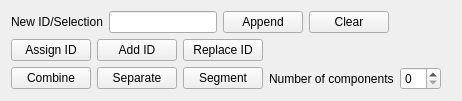
     <widget class="QWidget" name="ModifyTab">
      <attribute name="title">
       <string>Modify</string>
      </attribute>
      <layout class="QVBoxLayout" name="ModifyLayout">
       <item>
        <layout class="QHBoxLayout" name="ModifySelectionLayout">
         <item>
          <widget class="QLabel" name="ModifySelectionLabel">
           <property name="text">
            <string>New ID/Selection</string>
           </property>
           <property name="buddy">
            <cstring>ModifySelectionTextEdit</cstring>
           </property>
          </widget>
         </item>
         <item>
          <widget class="QLineEdit" name="ModifySelectionTextEdit">
           <property name="minimumSize">
            <size>
             <width>50</width>
             <height>0</height>
            </size>
           </property>
           <property name="clearButtonEnabled">
            <bool>true</bool>
           </property>
          </widget>
         </item>
         <item>
          <widget class="QPushButton" name="ModifyAppendButton">
           <property name="text">
            <string>Append</string>
           </property>
           <property name="autoDefault">
            <bool>false</bool>
           </property>
          </widget>
         </item>
         <item>
          <widget class="QPushButton" name="ModifyClearButton">
           <property name="text">
            <string>Clear</string>
           </property>
           <property name="autoDefault">
            <bool>false</bool>
           </property>
          </widget>
         </item>
         <item>
          <spacer name="ModifySelectionSpacer">
           <property name="orientation">
            <enum>Qt::Horizontal</enum>
           </property>
           <property name="sizeHint" stdset="0">
            <size>
             <width>10</width>
             <height>10</height>
            </size>
           </property>
          </spacer>
         </item>
        </layout>
       </item>
       <item>
        <layout class="QGridLayout" name="ModifyButtonLayout">
         <item row="1" column="0">
          <widget class="QPushButton" name="ModifyCombineButton">
           <property name="text">
            <string>Combine</string>
           </property>
           <property name="autoDefault">
            <bool>false</bool>
           </property>
          </widget>
         </item>
         <item row="1" column="4">
          <widget class="QSpinBox" name="ModifyNumberOfComponentsSpinBox"/>
         </item>
         <item row="0" column="0">
          <widget class="QPushButton" name="ModifyAssignIDButton">
           <property name="text">
            <string>Assign ID</string>
           </property>
           <property name="autoDefault">
            <bool>false</bool>
           </property>
          </widget>
         </item>
         <item row="0" column="2">
          <widget class="QPushButton" name="ModifyReplaceIDButton">
           <property name="text">
            <string>Replace ID</string>
           </property>
           <property name="autoDefault">
            <bool>false</bool>
           </property>
          </widget>
         </item>
         <item row="1" column="3">
          <widget class="QLabel" name="NumberOfComponentsLabel">
           <property name="text">
            <string>Number of components</string>
           </property>
           <property name="buddy">
            <cstring>ModifyNumberOfComponentsSpinBox</cstring>
           </property>
          </widget>
         </item>
         <item row="1" column="1">
          <widget class="QPushButton" name="ModifySeparateButton">
           <property name="text">
            <string>Separate</string>
           </property>
           <property name="autoDefault">
            <bool>false</bool>
           </property>
          </widget>
         </item>
         <item row="1" column="2">
          <widget class="QPushButton" name="ModifyModifySegmentButton">
           <property name="text">
            <string>Segment</string>
           </property>
           <property name="autoDefault">
            <bool>false</bool>
           </property>
          </widget>
         </item>
         <item row="0" column="1">
          <widget class="QPushButton" name="ModifyAddIDButton">
           <property name="text">
            <string>Add ID</string>
           </property>
           <property name="autoDefault">
            <bool>false</bool>
           </property>
          </widget>
         </item>
         <item row="0" column="5">
          <spacer name="ModifyButtonSpacer">
           <property name="orientation">
            <enum>Qt::Horizontal</enum>
           </property>
           <property name="sizeHint" stdset="0">
            <size>
             <width>10</width>
             <height>10</height>
            </size>
           </property>
          </spacer>
         </item>
        </layout>
       </item>
      </layout>
     </widget>
